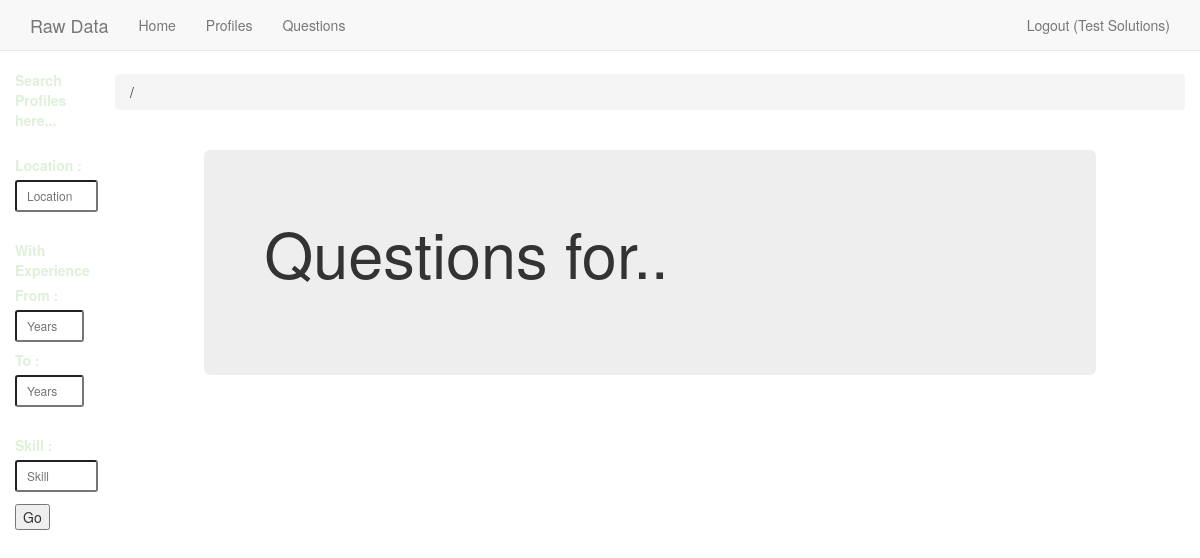
The page /languages/ (signed in) on the database as committed earlier.
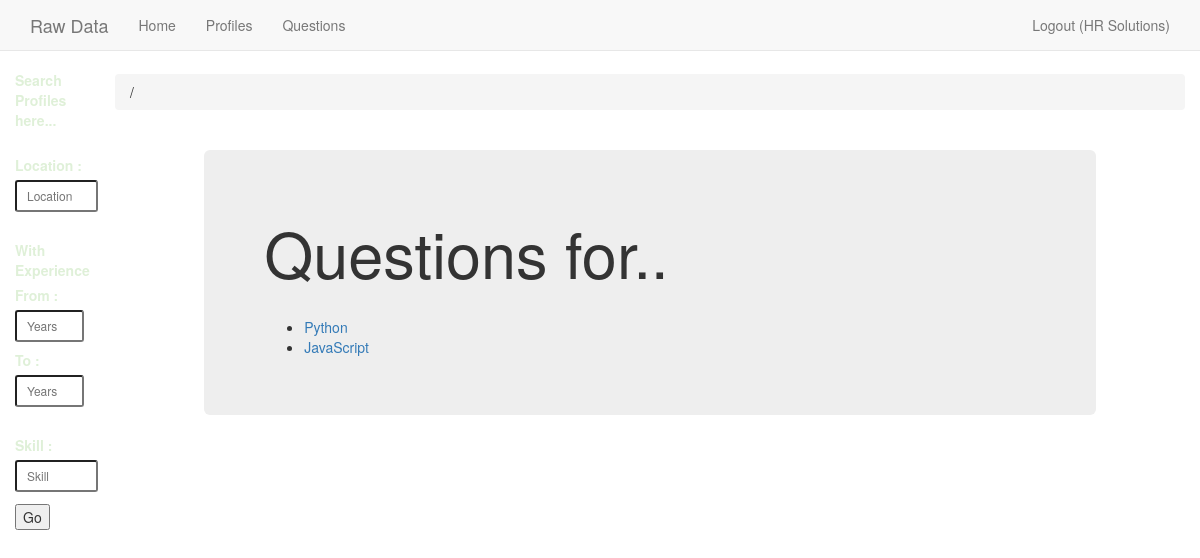
The same page on the database as committed later.
### recruits/models.py (models this page shows, shortened)
class CustomUser(AbstractBaseUser, PermissionsMixin):
    email = models.EmailField(unique=True)
    name = models.CharField(max_length=30)
    address = models.CharField(max_length=50)
    date_joined = models.DateTimeField(auto_now_add=True)
    is_active = models.BooleanField(default=True)
    is_staff = models.BooleanField(default=False)
    objects = UserManager()
    USERNAME_FIELD = 'email'
    REQUIRED_FIELDS = []
    class Meta:
        verbose_name = 'user'
        verbose_name_plural = 'users'

### questions/models.py (models this page shows, shortened)
class Language(models.Model):
    tag = models.CharField(max_length=20)

### questions/views.py (the view)
# urls.py: url(r'languages/$', language_list, name='language-list'),
def language_list(request):
    if request.user.is_authenticated():
        languages = Language.objects.all()
        context = {
            'language_list': languages
        }
        return render(request, 'questions/language_list.html', context)
    return HttpResponse("You need to login first.")

### questions/templates/questions/language_list.html (shortened to what this page needs)
{% extends "recruits/base.html" %}
{% block content %}
<nav class="breadcrumb">
  /<li></li>
</nav>
<br>
<div class='col-sm-10 col-sm-offset-1 jumbotron'>
  <h1 >Questions for..</h1>
  <br>
  <ul>
    {% for language in language_list %}
      <li><a href="{% url 'questions:language-detail' language.id %}">{{ language.tag }}</li>
    {% endfor %}
  </ul>
</div>
{% endblock %}

### recruits/templates/recruits/navbar.html (shortened to what this page needs)
<nav class="navbar navbar-default navbar-static-top nav_bar affix">
  <div class="container">
    <div class="navbar-header">
      <a class="navbar-brand" href="#">Raw Data</a>
    </div>
    <div id="navbar" class="navbar-collapse collapse">
      <ul class="nav navbar-nav">
        <li><a href="{% url 'recruits:home' %}">Home</a></li>
        <li><a href='{% url "recruits:profile-list" %}'>Profiles</a></li></li>
        {% if request.user.is_authenticated %}
        <li><a href='{% url "questions:language-list" %}'>Questions</a></li></li>
        {% endif %}
      </ul>
      <ul class="nav navbar-nav navbar-right">
        {% if request.user.is_authenticated and not request.user.is_superuser %}
        <li class='pull-right'><a  href='{% url "recruits:logout" %}'>Logout ({{ request.user.name }})</a></li>
        {% elif request.user.is_authenticated and request.user.is_superuser %}
        <li class='pull-right'><a  href='{% url "recruits:logout" %}'>Logout ({{ request.user.name }})</a></li>
        <li class='pull-right'><a  href='/admin'>Admin Interface</a></li>
        {% else %}
        <li class='pull-right'><a  href='{% url "recruits:login" %}'>Login</a></li>
        {% endif %}
      </ul>
    </div>
  </div>
</nav>

Rows that differ between the two databases and show on the page:
changed CustomUser: user.name "Test Solutions" → "HR Solutions"
added Language: tag "Python"
added Language: tag "JavaScript"
